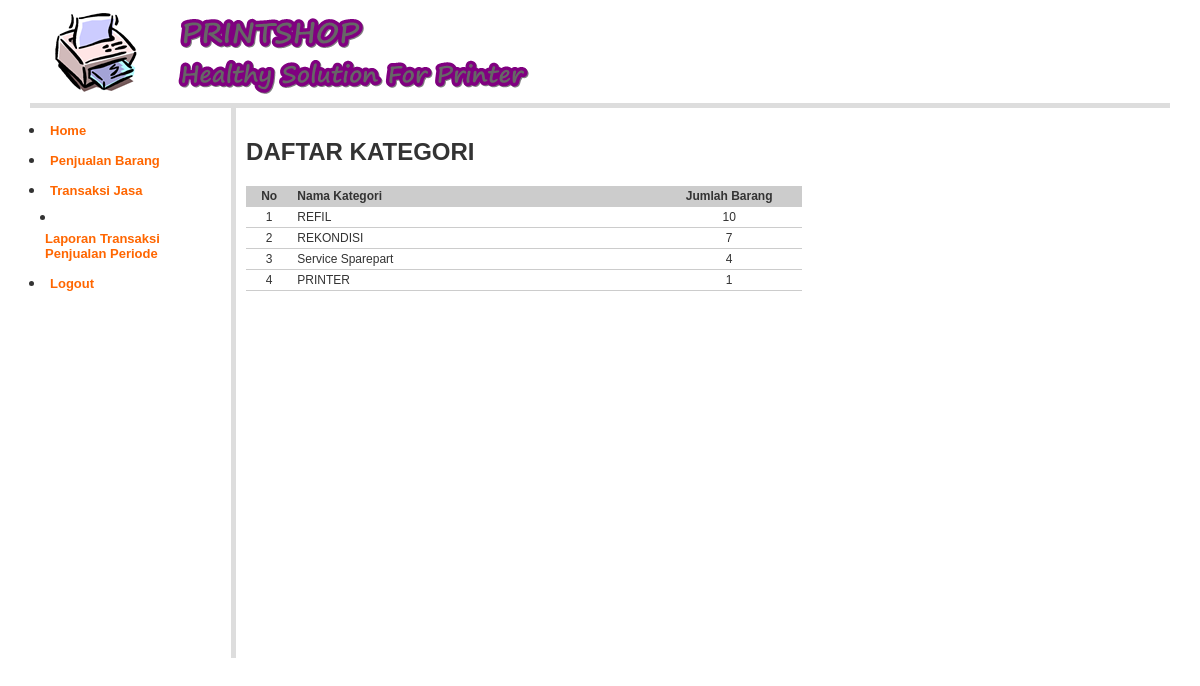
/?page=Daftar-Kategori (signed in), run on the app's committed database.
### tables this page shows
CREATE TABLE `kategori` (
  `kd_kategori` char(3) NOT NULL,
  `nm_kategori` varchar(50) NOT NULL,
  `jns_kategori` varchar(50) DEFAULT NULL,
  PRIMARY KEY (`kd_kategori`)
);

### daftar_kategori.php (the view, shortened to what this page needs)
<h2> DAFTAR KATEGORI </h2>
<table class="table-list" width="556" border="0" cellspacing="1" cellpadding="2">
  <tr>
    <td width="37" align="center" bgcolor="#CCCCCC"><b>No</b></td>
    <td width="364" bgcolor="#CCCCCC"><b>Nama Kategori </b></td>
    <td width="139" align="center" bgcolor="#CCCCCC"><b>Jumlah Barang</b> </td>
  </tr>
  <?php
	$kategoriSql = "SELECT kategori.*,
					(SELECT COUNT(*) FROM barang WHERE barang.kd_kategori=kategori.kd_kategori) As qty_barang,
					(SELECT COUNT(*) FROM jasa WHERE jasa.kd_kategori=kategori.kd_kategori) AS qty_jasa
					FROM kategori ORDER BY kd_kategori ASC";
	$kategoriQry = mysql_query($kategoriSql, $koneksidb)  or die ("Query kategori salah : ".mysql_error());
	$nomor  = 0;
	while ($kategoriRow = mysql_fetch_array($kategoriQry)) {
	$nomor++;
  ?>
  <tr>
    <td align="center"><?php echo $nomor; ?></td>
    <td><?php echo $kategoriRow['nm_kategori']; ?></td>
    <td align="center"><?php if( $kategoriRow['qty_barang']==0){echo $kategoriRow['qty_jasa'];}else{echo $kategoriRow['qty_barang'];} ?></td>
  </tr>
  <?php } ?>
</table>

### styles/style.css (style rules this page uses)
body { margin:0px auto 0px; padding:3px; font-family:"Arial"; font-size:12px; color:#333; width:95%; background-position:top; background-color:#fff; }
.table-main td { color: #333; border-collapse: collapse; vertical-align: center; padding: 0px; border:none; }
.table-list { clear: both; text-align: left; border-collapse: collapse; margin: 0px 0px 10px 0px; background:#fff; }
.table-list td { color: #333; font-size:12px; border-color: #fff; border-collapse: collapse; vertical-align: center; padding: 3px 5px; border-bottom:1px #CCCCCC solid; }

### data on the page
kategori: nm_kategori "REFIL", qty_jasa "10"
kategori: nm_kategori "REKONDISI", qty_jasa "7"
kategori: nm_kategori "Service Sparepart", qty_jasa "4"
kategori: nm_kategori "PRINTER", qty_barang "1"
